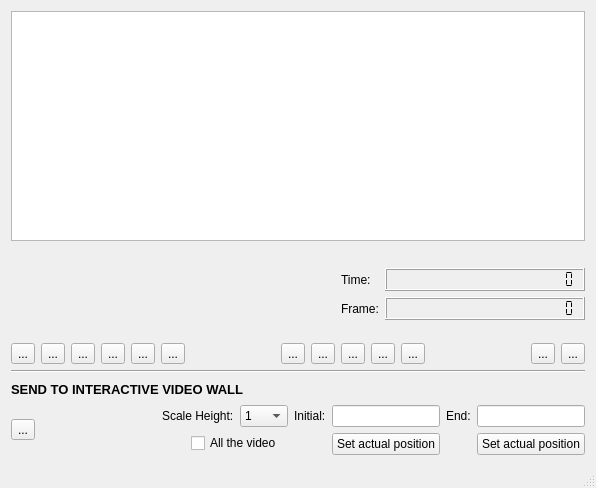
<?xml version="1.0" encoding="UTF-8"?>
<ui version="4.0">
 <class>IVW_mainWindow</class>
 <widget class="QMainWindow" name="IVW_mainWindow">
  <property name="geometry">
   <rect>
    <x>0</x>
    <y>0</y>
    <width>596</width>
    <height>488</height>
   </rect>
  </property>
  <property name="windowTitle">
   <string>Interactive Video Wall</string>
  </property>
  <widget class="QWidget" name="centralWidget">
   <layout class="QGridLayout" name="gridLayout_4">
    <item row="6" column="0">
     <layout class="QHBoxLayout" name="horizontalLayout_2">
      <item>
       <widget class="QToolButton" name="toolButton_Open">
        <property name="text">
         <string>...</string>
        </property>
        <property name="icon">
         <iconset>
          <normalon>:/Images/fileopen.png</normalon>
         </iconset>
        </property>
        <property name="iconSize">
         <size>
          <width>24</width>
          <height>24</height>
         </size>
        </property>
       </widget>
      </item>
      <item>
       <widget class="QToolButton" name="toolButton_RemoveList">
        <property name="enabled">
         <bool>true</bool>
        </property>
        <property name="text">
         <string>...</string>
        </property>
        <property name="icon">
         <iconset>
          <normalon>:/Images/delete.png</normalon>
         </iconset>
        </property>
        <property name="iconSize">
         <size>
          <width>24</width>
          <height>24</height>
         </size>
        </property>
       </widget>
      </item>
      <item>
       <widget class="QToolButton" name="toolButton_AddFiles">
        <property name="text">
         <string>...</string>
        </property>
        <property name="icon">
         <iconset>
          <normalon>:/Images/list-add.png</normalon>
         </iconset>
        </property>
        <property name="iconSize">
         <size>
          <width>24</width>
          <height>24</height>
         </size>
        </property>
       </widget>
      </item>
      <item>
       <widget class="QToolButton" name="toolButton_DeleteTrack">
        <property name="text">
         <string>...</string>
        </property>
        <property name="icon">
         <iconset>
          <normalon>:/Images/list-remove.png</normalon>
         </iconset>
        </property>
        <property name="iconSize">
         <size>
          <width>24</width>
          <height>24</height>
         </size>
        </property>
       </widget>
      </item>
      <item>
       <widget class="QToolButton" name="toolButton_UpTrack">
        <property name="text">
         <string>...</string>
        </property>
        <property name="icon">
         <iconset>
          <normalon>:/Images/up.png</normalon>
         </iconset>
        </property>
        <property name="iconSize">
         <size>
          <width>24</width>
          <height>24</height>
         </size>
        </property>
       </widget>
      </item>
      <item>
       <widget class="QToolButton" name="toolButton_DownTrack">
        <property name="text">
         <string>...</string>
        </property>
        <property name="icon">
         <iconset>
          <normalon>:/Images/down.png</normalon>
         </iconset>
        </property>
        <property name="iconSize">
         <size>
          <width>24</width>
          <height>24</height>
         </size>
        </property>
       </widget>
      </item>
      <item>
       <spacer name="horizontalSpacer_2">
        <property name="orientation">
         <enum>Qt::Horizontal</enum>
        </property>
        <property name="sizeHint" stdset="0">
         <size>
          <width>188</width>
          <height>20</height>
         </size>
        </property>
       </spacer>
      </item>
      <item>
       <widget class="QToolButton" name="toolButton_Stop">
        <property name="minimumSize">
         <size>
          <width>0</width>
          <height>0</height>
         </size>
        </property>
        <property name="text">
         <string>...</string>
        </property>
        <property name="icon">
         <iconset>
          <normalon>:/Images/stop.png</normalon>
         </iconset>
        </property>
        <property name="iconSize">
         <size>
          <width>24</width>
          <height>24</height>
         </size>
        </property>
       </widget>
      </item>
      <item>
       <widget class="QToolButton" name="toolButton_Prev">
        <property name="minimumSize">
         <size>
          <width>0</width>
          <height>0</height>
         </size>
        </property>
        <property name="text">
         <string>...</string>
        </property>
        <property name="icon">
         <iconset>
          <normalon>:/Images/prev.png</normalon>
         </iconset>
        </property>
        <property name="iconSize">
         <size>
          <width>24</width>
          <height>24</height>
         </size>
        </property>
       </widget>
      </item>
      <item>
       <widget class="QToolButton" name="toolButton_PlayPause">
        <property name="minimumSize">
         <size>
          <width>0</width>
          <height>0</height>
         </size>
        </property>
        <property name="text">
         <string>...</string>
        </property>
        <property name="icon">
         <iconset>
          <normalon>:/Images/play.png</normalon>
         </iconset>
        </property>
        <property name="iconSize">
         <size>
          <width>24</width>
          <height>24</height>
         </size>
        </property>
       </widget>
      </item>
      <item>
       <widget class="QToolButton" name="toolButton_Next">
        <property name="minimumSize">
         <size>
          <width>0</width>
          <height>0</height>
         </size>
        </property>
        <property name="baseSize">
         <size>
          <width>40</width>
          <height>40</height>
         </size>
        </property>
        <property name="text">
         <string>...</string>
        </property>
        <property name="icon">
         <iconset>
          <normaloff>:/Images/NextMenuButtonIcon.png</normaloff>
          <normalon>:/Images/next.png</normalon>:/Images/NextMenuButtonIcon.png</iconset>
        </property>
        <property name="iconSize">
         <size>
          <width>24</width>
          <height>24</height>
         </size>
        </property>
       </widget>
      </item>
      <item>
       <widget class="QToolButton" name="toolButton_FullScreen">
        <property name="text">
         <string>...</string>
        </property>
        <property name="icon">
         <iconset resource="qplayer.qrc">
          <normaloff>:/Images/auto_layout.png</normaloff>:/Images/auto_layout.png</iconset>
        </property>
        <property name="iconSize">
         <size>
          <width>24</width>
          <height>24</height>
         </size>
        </property>
       </widget>
      </item>
      <item>
       <spacer name="horizontalSpacer_3">
        <property name="orientation">
         <enum>Qt::Horizontal</enum>
        </property>
        <property name="sizeHint" stdset="0">
         <size>
          <width>198</width>
          <height>20</height>
         </size>
        </property>
       </spacer>
      </item>
      <item>
       <widget class="QToolButton" name="toolButton_About">
        <property name="text">
         <string>...</string>
        </property>
        <property name="icon">
         <iconset>
          <normalon>:/Images/fileinfo-32.png</normalon>
         </iconset>
        </property>
        <property name="iconSize">
         <size>
          <width>24</width>
          <height>24</height>
         </size>
        </property>
       </widget>
      </item>
      <item>
       <widget class="QToolButton" name="toolButton_CloseApp">
        <property name="text">
         <string>...</string>
        </property>
        <property name="icon">
         <iconset>
          <normalon>:/Images/exit.png</normalon>
         </iconset>
        </property>
        <property name="iconSize">
         <size>
          <width>24</width>
          <height>24</height>
         </size>
        </property>
       </widget>
      </item>
     </layout>
    </item>
    <item row="7" column="0">
     <layout class="QHBoxLayout" name="horizontalLayout_5">
      <item>
       <widget class="Line" name="line">
        <property name="orientation">
         <enum>Qt::Horizontal</enum>
        </property>
       </widget>
      </item>
     </layout>
    </item>
    <item row="0" column="0">
     <layout class="QVBoxLayout" name="verticalLayout">
      <property name="bottomMargin">
       <number>1</number>
      </property>
      <item>
       <widget class="QTableWidget" name="tableWidget">
        <property name="enabled">
         <bool>true</bool>
        </property>
        <property name="editTriggers">
         <set>QAbstractItemView::NoEditTriggers</set>
        </property>
        <property name="dragEnabled">
         <bool>false</bool>
        </property>
        <property name="dragDropMode">
         <enum>QAbstractItemView::NoDragDrop</enum>
        </property>
        <property name="defaultDropAction">
         <enum>Qt::IgnoreAction</enum>
        </property>
        <property name="columnCount">
         <number>1</number>
        </property>
        <attribute name="horizontalHeaderVisible">
         <bool>false</bool>
        </attribute>
        <attribute name="verticalHeaderVisible">
         <bool>false</bool>
        </attribute>
        <column/>
       </widget>
      </item>
      <item>
       <spacer name="horizontalSpacer_5">
        <property name="orientation">
         <enum>Qt::Horizontal</enum>
        </property>
        <property name="sizeHint" stdset="0">
         <size>
          <width>40</width>
          <height>20</height>
         </size>
        </property>
       </spacer>
      </item>
     </layout>
    </item>
    <item row="1" column="0">
     <layout class="QGridLayout" name="gridLayout_3">
      <item row="0" column="2">
       <spacer name="horizontalSpacer_4">
        <property name="orientation">
         <enum>Qt::Horizontal</enum>
        </property>
        <property name="sizeHint" stdset="0">
         <size>
          <width>40</width>
          <height>20</height>
         </size>
        </property>
       </spacer>
      </item>
      <item row="0" column="4">
       <widget class="QLCDNumber" name="lcdNumber">
        <property name="sizePolicy">
         <sizepolicy hsizetype="Fixed" vsizetype="Fixed">
          <horstretch>5</horstretch>
          <verstretch>0</verstretch>
         </sizepolicy>
        </property>
        <property name="minimumSize">
         <size>
          <width>200</width>
          <height>0</height>
         </size>
        </property>
        <property name="smallDecimalPoint">
         <bool>true</bool>
        </property>
        <property name="numDigits">
         <number>20</number>
        </property>
        <property name="segmentStyle">
         <enum>QLCDNumber::Flat</enum>
        </property>
        <property name="value" stdset="0">
         <double>0.000000000000000</double>
        </property>
       </widget>
      </item>
      <item row="0" column="3">
       <widget class="QLabel" name="label_2">
        <property name="text">
         <string>Time:</string>
        </property>
       </widget>
      </item>
      <item row="1" column="4">
       <widget class="QLCDNumber" name="lcdNumber_Frame">
        <property name="sizePolicy">
         <sizepolicy hsizetype="Fixed" vsizetype="Fixed">
          <horstretch>0</horstretch>
          <verstretch>0</verstretch>
         </sizepolicy>
        </property>
        <property name="minimumSize">
         <size>
          <width>200</width>
          <height>0</height>
         </size>
        </property>
        <property name="smallDecimalPoint">
         <bool>true</bool>
        </property>
        <property name="digitCount">
         <number>20</number>
        </property>
        <property name="segmentStyle">
         <enum>QLCDNumber::Flat</enum>
        </property>
       </widget>
      </item>
      <item row="1" column="3">
       <widget class="QLabel" name="label">
        <property name="text">
         <string>Frame:</string>
        </property>
       </widget>
      </item>
     </layout>
    </item>
    <item row="8" column="0">
     <layout class="QHBoxLayout" name="horizontalLayout_4">
      <item>
       <widget class="QLabel" name="label_SendToWall">
        <property name="font">
         <font>
          <pointsize>10</pointsize>
          <weight>75</weight>
          <bold>true</bold>
         </font>
        </property>
        <property name="text">
         <string>SEND TO INTERACTIVE VIDEO WALL</string>
        </property>
       </widget>
      </item>
      <item>
       <spacer name="horizontalSpacer_6">
        <property name="orientation">
         <enum>Qt::Horizontal</enum>
        </property>
        <property name="sizeHint" stdset="0">
         <size>
          <width>40</width>
          <height>20</height>
         </size>
        </property>
       </spacer>
      </item>
     </layout>
    </item>
    <item row="9" column="0">
     <layout class="QHBoxLayout" name="horizontalLayout_6">
      <item>
       <widget class="QToolButton" name="toolButton_SendToInteractiveWall">
        <property name="text">
         <string>...</string>
        </property>
        <property name="icon">
         <iconset resource="qplayer.qrc">
          <normaloff>:/Images/sendVideo.png</normaloff>:/Images/sendVideo.png</iconset>
        </property>
        <property name="iconSize">
         <size>
          <width>70</width>
          <height>30</height>
         </size>
        </property>
       </widget>
      </item>
      <item>
       <spacer name="horizontalSpacer_7">
        <property name="orientation">
         <enum>Qt::Horizontal</enum>
        </property>
        <property name="sizeHint" stdset="0">
         <size>
          <width>40</width>
          <height>20</height>
         </size>
        </property>
       </spacer>
      </item>
      <item>
       <layout class="QGridLayout" name="gridLayout_2">
        <item row="1" column="1" colspan="2">
         <widget class="QCheckBox" name="checkBox_AllVideo">
          <property name="text">
           <string>All the video</string>
          </property>
         </widget>
        </item>
        <item row="0" column="2" colspan="2">
         <widget class="QComboBox" name="comboBox_ScaleHeight">
          <item>
           <property name="text">
            <string>1</string>
           </property>
          </item>
          <item>
           <property name="text">
            <string>2</string>
           </property>
          </item>
          <item>
           <property name="text">
            <string>3</string>
           </property>
          </item>
          <item>
           <property name="text">
            <string>4</string>
           </property>
          </item>
          <item>
           <property name="text">
            <string>5</string>
           </property>
          </item>
         </widget>
        </item>
        <item row="0" column="0" colspan="2">
         <widget class="QLabel" name="label_6">
          <property name="text">
           <string>Scale Height:</string>
          </property>
         </widget>
        </item>
       </layout>
      </item>
      <item>
       <layout class="QGridLayout" name="gridLayout">
        <item row="0" column="3">
         <widget class="QLineEdit" name="lineEdit_EndRange"/>
        </item>
        <item row="0" column="2">
         <widget class="QLabel" name="label_EndRange">
          <property name="text">
           <string>End:</string>
          </property>
         </widget>
        </item>
        <item row="0" column="1">
         <widget class="QLineEdit" name="lineEdit_InitialRange"/>
        </item>
        <item row="0" column="0">
         <widget class="QLabel" name="label_InitialRange">
          <property name="text">
           <string>Initial:</string>
          </property>
         </widget>
        </item>
        <item row="1" column="1">
         <widget class="QPushButton" name="pushButton_InitialRange">
          <property name="text">
           <string>Set actual position</string>
          </property>
         </widget>
        </item>
        <item row="1" column="3">
         <widget class="QPushButton" name="pushButton_EndRange">
          <property name="text">
           <string>Set actual position</string>
          </property>
         </widget>
        </item>
       </layout>
      </item>
     </layout>
    </item>
    <item row="5" column="0">
     <layout class="QHBoxLayout" name="horizontalLayout_3">
      <item>
       <spacer name="horizontalSpacer">
        <property name="orientation">
         <enum>Qt::Horizontal</enum>
        </property>
        <property name="sizeHint" stdset="0">
         <size>
          <width>498</width>
          <height>17</height>
         </size>
        </property>
       </spacer>
      </item>
     </layout>
    </item>
   </layout>
  </widget>
  <widget class="QStatusBar" name="statusBar"/>
 </widget>
 <layoutdefault spacing="6" margin="11"/>
 <tabstops>
  <tabstop>toolButton_Open</tabstop>
  <tabstop>toolButton_RemoveList</tabstop>
  <tabstop>toolButton_AddFiles</tabstop>
  <tabstop>toolButton_DeleteTrack</tabstop>
  <tabstop>toolButton_UpTrack</tabstop>
  <tabstop>toolButton_DownTrack</tabstop>
  <tabstop>toolButton_Stop</tabstop>
  <tabstop>toolButton_Prev</tabstop>
  <tabstop>toolButton_PlayPause</tabstop>
  <tabstop>toolButton_Next</tabstop>
  <tabstop>toolButton_FullScreen</tabstop>
  <tabstop>toolButton_About</tabstop>
  <tabstop>toolButton_CloseApp</tabstop>
  <tabstop>tableWidget</tabstop>
  <tabstop>toolButton_SendToInteractiveWall</tabstop>
  <tabstop>checkBox_AllVideo</tabstop>
  <tabstop>comboBox_ScaleHeight</tabstop>
  <tabstop>lineEdit_InitialRange</tabstop>
  <tabstop>lineEdit_EndRange</tabstop>
  <tabstop>pushButton_InitialRange</tabstop>
  <tabstop>pushButton_EndRange</tabstop>
 </tabstops>
 <resources>
  <include location="qplayer.qrc"/>
 </resources>
 <connections/>
</ui>
